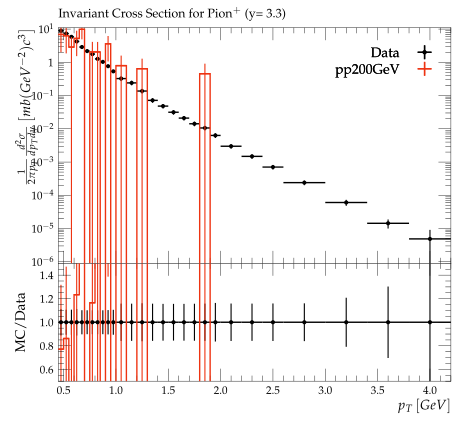

This chart was generated by the following Python code:
#! /usr/bin/env python3

# This Python script was auto-generated using YODA v2.1.0.
# Analysis object: /BRAHMS_2007_I742956/d07-x01-y01
# Timestamp: 07-10-2025 (18:42:21)

import matplotlib as mpl
import matplotlib.pyplot as plt
mpl.use('Agg') # comment out for interactive use
import os
import numpy as np
from numpy import nan, inf

plotDir = os.path.split(os.path.realpath(__file__))[0]
if 'YODA_USER_PLOT_PATH' in globals():
    plot_outdir = globals()['YODA_USER_PLOT_PATH']
else:
    plot_outdir = plotDir

#plot style
plt.style.use(os.path.join(plotDir, '../default.mplstyle'))
# plot metadata
figW, figH = plt.rcParams['figure.figsize']
ax_xLabel = r'$p_T \left[GeV\right]$'
ax_yLabel = r'$\frac{1}{2\pi{p_{T}}}\frac{d^2\sigma}{dp_{T}dy}\left[mb(GeV^{-2})c^3\right]$'
ax_title  = r'Invariant Cross Section for Pion$^+$ (y= 3.3)'
ax_xScale = 'linear'
ax_yScale = 'log'
xLims = (0.45, 4.2)
yLims = (9e-07, 11.0)

# TeX-friendly labels for the legend
labels = {
    'legend' : ([ r"Data", r"pp200GeV" ], r""),
}

# Adjust canvas width and height
canvasW = 10.0
canvasH = 9.0
figW *= canvasW/10.
figH *= canvasH/9.

# Create figure and axis objects
fig, (ax, ratio0_ax) = plt.subplots(2, 1, sharex=True,
                  figsize=(figW,figH), gridspec_kw={'height_ratios': (6.0, 3.0)})

# Set figure margins
plt.subplots_adjust(
    left   = 1.0 * plt.rcParams['figure.subplot.left'],
    right  = 1.0 * plt.rcParams['figure.subplot.right'],
    top    = 1.0 * plt.rcParams['figure.subplot.top'],
    bottom = 1.0 * plt.rcParams['figure.subplot.bottom'])

ratio0_ax.yaxis.set_major_locator(mpl.ticker.MultipleLocator(0.2))
ratio0_ax.set_ylim(0.5, 1.4999)
ratio0_ax.set_ylabel('MC/Data')

# the numerical data is stored in a separate file
dataf = dict()
prefix = os.path.split(__file__)[0]
if prefix:    prefix = prefix + '/'
exec(open(prefix+'d07-x01-y01__data.py').read(), dataf)


legend_handles = dict() # keep track of handles for the legend

# style options for curves
# starts at zorder>=5 to draw curve on top of legend
styles = {
  'Data': {
    'color' : 'black',
    'linestyle' : '-',
    'linewidth' : 1,
    'marker' : 'o',
    'markersize' : 2,
    'capsize' : 0.0,
    'zorder' : 5,
    'histstyle' : 0,
    'drawstyle' : 'steps-pre',
    'xerrorbars' : 1,
    'yerrorbars' : 1,
    'fillcolor' : None,
    'fillopacity' : 1.0,
    'ratio0_linestyle' : '-',
    'ratio0_linewidth' : 1,
    'ratio0_marker' : 'o',
    'ratio0_markersize' : 2,
    'ratio0_capsize' : 0.0,
    'ratio0_zorder' : 5,
    'ratio0_histstyle' : 0,
    'ratio0_drawstyle' : 'steps-pre',
    'ratio0_xerrorbars' : 1,
    'ratio0_yerrorbars' : 1,
  },
  'pp200GeV.yoda': {
    'color' : '#EE3311',
    'linestyle' : '-',
    'linewidth' : 1,
    'marker' : 'none',
    'markersize' : 2,
    'capsize' : 0.0,
    'zorder' : 6,
    'histstyle' : 1,
    'drawstyle' : 'steps-pre',
    'xerrorbars' : 1,
    'yerrorbars' : 1,
    'fillcolor' : None,
    'fillopacity' : 1.0,
    'ratio0_linestyle' : '-',
    'ratio0_linewidth' : 1,
    'ratio0_marker' : 'none',
    'ratio0_markersize' : 2,
    'ratio0_capsize' : 0.0,
    'ratio0_zorder' : 6,
    'ratio0_histstyle' : 1,
    'ratio0_drawstyle' : 'steps-pre',
    'ratio0_xerrorbars' : 1,
    'ratio0_yerrorbars' : 1,
  },
}

# curve from input yoda files in main panel
for label, yvals in dataf['yvals'].items():
    if all(np.isnan(v) for v in dataf['yvals'][label]):
        continue
    tmp = None
    if styles[label]['histstyle']: # draw as histogram
        xpos = dataf['xedges'][label] if styles[label]['drawstyle'] else dataf['xpoints'][label]
        ypos = np.insert(yvals, 0, yvals[0]) if styles[label]['drawstyle'] else yvals
        if styles[label]['fillcolor']: # fill area below curve
            ax.fill_between(xpos, ypos, step='pre',
                            color=styles[label]['fillcolor'],
                            alpha=styles[label]['fillopacity'])
        tmp, = ax.plot(xpos, ypos,
                       color=styles[label]['color'],
                       linestyle=styles[label]['linestyle'],
                       linewidth=styles[label]['linewidth'],
                       drawstyle=styles[label]['drawstyle'], solid_joinstyle='miter',
                       zorder=styles[label]['zorder'], label=label)
    tmp = ax.errorbar(dataf['xpoints'][label], yvals,
                      xerr=np.array(dataf['xerrs'][label])*styles[label]['xerrorbars'],
                      yerr=np.array(dataf['yerrs'][label])*styles[label]['yerrorbars'],
                      fmt=styles[label]['marker'], capsize=styles[label]['capsize'],
                      markersize=styles[label]['markersize'],
                      ecolor=styles[label]['color'],
                      color=styles[label]['color'], zorder=styles[label]['zorder'])
    tmp[-1][0].set_linestyle(styles[label]['linestyle'])
    tmp[-1][0].set_linewidth(styles[label]['linewidth'])
    if label in dataf['add_legend_handle']:  legend_handles[label] = tmp
    for varLabel in dataf['variation_yvals'].keys():
        if varLabel.startswith(label):
            tmp, = ax.plot(dataf['xedges'][label], dataf['variation_yvals'][varLabel],
                           color=styles[label]['color'],
                           linestyle=styles[label]['linestyle'],
                           linewidth=styles[label]['linewidth'],
                           drawstyle='steps-pre', solid_joinstyle='miter',
                           zorder=styles[label]['zorder'], alpha=0.5)


# plots on ratio panel
# curve from input yoda files in ratio panel
for label, yvals in dataf['ratio0_yvals'].items():
    if all(np.isnan(v) for v in yvals):
        continue
    if styles[label]['ratio0_histstyle']: # plot as histogram
        xpos = dataf['xedges']['Data'] if styles[label]['ratio0_drawstyle'] else dataf['xpoints']['Data']
        ypos = np.insert(yvals, 0, yvals[0]) if styles[label]['ratio0_drawstyle'] else yvals
        ratio0_ax.plot(xpos, ypos,
                       color=styles[label]['color'],
                       linewidth=styles[label]['linewidth'],
                       linestyle=styles[label]['ratio0_linestyle'],
                       drawstyle=styles[label]['ratio0_drawstyle'], zorder=styles[label]['zorder'],
                       solid_joinstyle='miter')
    tmp = ratio0_ax.errorbar(dataf['xpoints']['Data'], yvals,
                             xerr=np.array(dataf['ref_xerrs'])*styles[label]['ratio0_xerrorbars'],
                             yerr=np.array(dataf['ratio0_yerrs'][label])*styles[label]['ratio0_yerrorbars'],
                             fmt=styles[label]['ratio0_marker'], capsize=styles[label]['ratio0_capsize'],
                             markersize=styles[label]['ratio0_markersize'],
                             ecolor=styles[label]['color'],
                             color=styles[label]['color'])
    tmp[-1][0].set_linestyle(styles[label]['ratio0_linestyle'])
    tmp[-1][0].set_linewidth(styles[label]['ratio0_linewidth'])

    for varlabel in dataf['ratio0_variation_vals'].keys():
        if varlabel.startswith(label):
            ratio0_ax.plot(dataf['xedges']['Data'],
                            dataf['ratio0_variation_vals'][varlabel],
                            color=styles[label]['color'],
                            linestyle=styles[label]['linestyle'],
                            linewidth=styles[label]['linewidth'],
                            drawstyle='steps-pre', solid_joinstyle='miter',
                            zorder=1, alpha=0.5)

legend_items = list(legend_handles.values())
ax.add_artist(ax.legend(legend_items,
                        labels['legend'][0],
                        title=labels['legend'][1],
                        alignment='right',
                        loc='upper right',
                        bbox_to_anchor=(1.0, 0.97),markerfirst=False))

# set plot metadata as defined above
ratio0_ax.set_xlabel(ax_xLabel)
ratio0_ax.xaxis.set_label_coords(1., -0.15)
ax.set_ylabel(ax_yLabel, ha='right', va='top')
ax.yaxis.set_label_coords(-0.11, 1.0)
ax.set_title(ax_title, loc='left')
ax.set_xscale(ax_xScale)
ax.set_yscale(ax_yScale)
ax.set_xlim(xLims)
ax.set_ylim(yLims)

# tick formatting
plt.rcParams['xtick.top'] = True
plt.rcParams['ytick.right'] = True
ax.yaxis.set_major_locator(mpl.ticker.LogLocator(base=10.0, numticks=np.inf))
ax.yaxis.set_minor_locator(mpl.ticker.LogLocator(
                           base=10.0, subs=np.arange(0.1, 1, 0.1), numticks=np.inf))
fig.align_ylabels((ax, ratio0_ax))
plt.savefig(os.path.join(plot_outdir, 'd07-x01-y01.pdf'), format='PDF')
plt.savefig(os.path.join(plot_outdir, 'd07-x01-y01.png'), format='PNG')

plt.close(fig)
